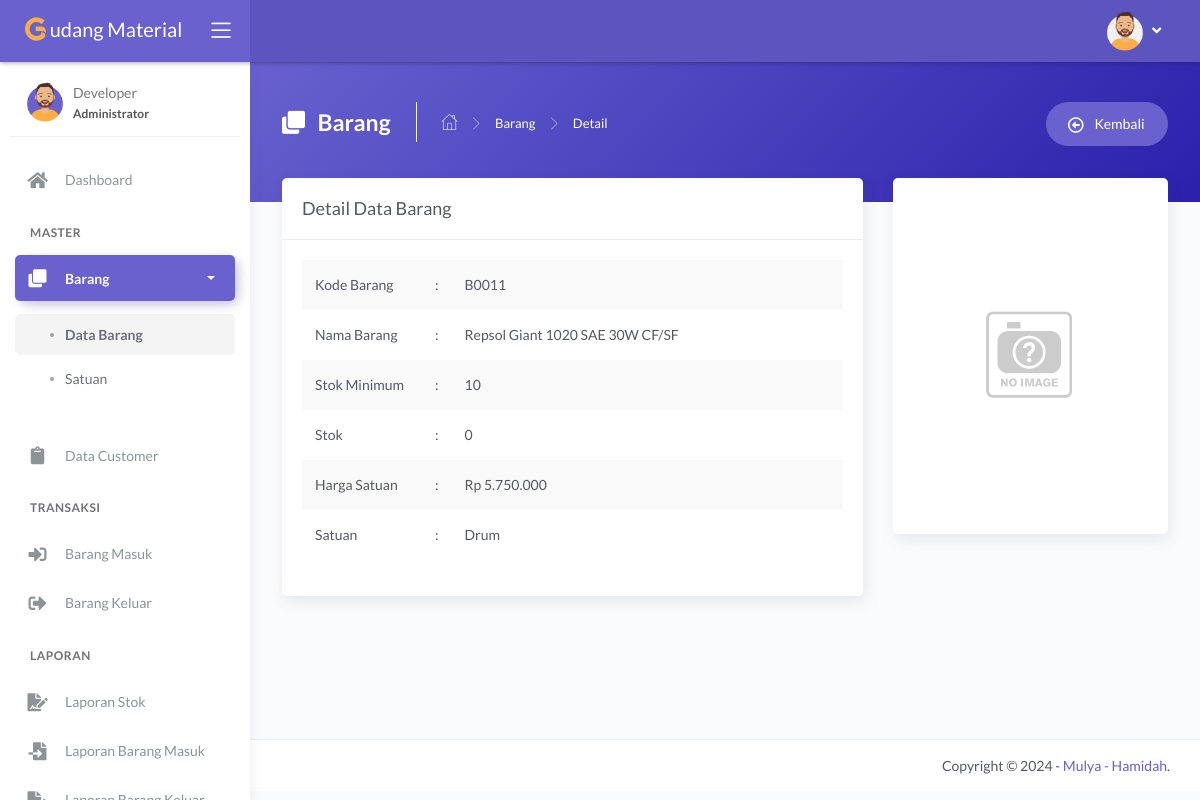
The app's page /main.php?module=tampil_detail_barang&id=B0011 (signed in), older data.
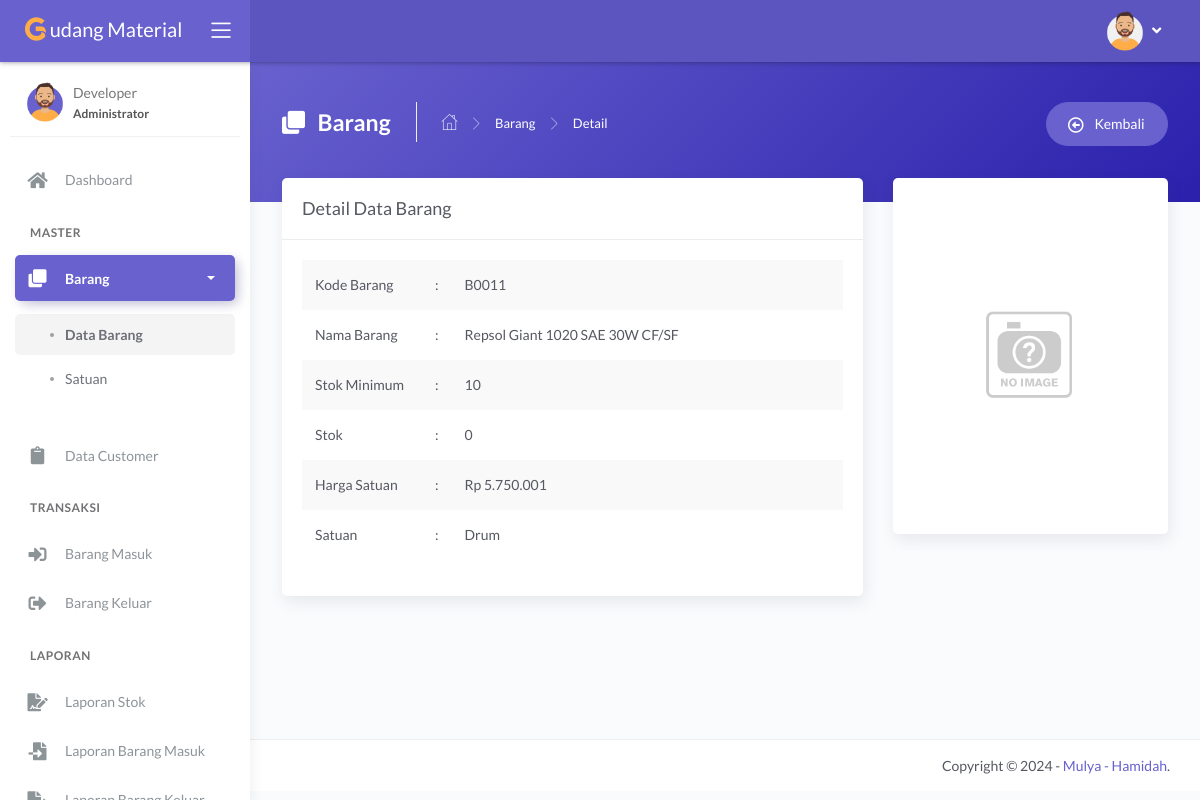
The same page, newer data.
### tables this page shows
CREATE TABLE `tbl_barang` (
  `id_barang` varchar(5) NOT NULL,
  `nama_barang` varchar(100) NOT NULL,
  `stok_minimum` int(11) NOT NULL,
  `stok` int(11) NOT NULL DEFAULT 0,
  `satuan` int(11) NOT NULL,
  `harga` int(11) NOT NULL,
  `foto` varchar(100) DEFAULT NULL
);

CREATE TABLE `tbl_satuan` (
  `id_satuan` int(11) NOT NULL,
  `nama_satuan` varchar(30) NOT NULL
);

### modules/barang/tampil_detail.php (the view)
<?php
if (basename($_SERVER['PHP_SELF']) === basename(__FILE__)) {
  header('location: 404.html');
}
else {
  if (isset($_GET['id'])) {
    $id_barang = $_GET['id'];
    $query = mysqli_query($mysqli, "SELECT a.id_barang, a.nama_barang, a.stok_minimum, a.stok, a.harga, a.satuan, a.foto, c.nama_satuan
                                    FROM tbl_barang as a INNER JOIN tbl_satuan as c
                                    ON a.satuan=c.id_satuan
                                    WHERE a.id_barang='$id_barang'")
                                    or die('Ada kesalahan pada query tampil data : ' . mysqli_error($mysqli));
    $data = mysqli_fetch_assoc($query);
  }
?>
  <div class="panel-header bg-secondary-gradient">
    <div class="page-inner py-45">
      <div class="d-flex align-items-left align-items-md-top flex-column flex-md-row">
        <div class="page-header text-white">
          <h4 class="page-title text-white"><i class="fas fa-clone mr-2"></i> Barang</h4>
          <ul class="breadcrumbs">
            <li class="nav-home"><a href="?module=dashboard"><i class="flaticon-home text-white"></i></a></li>
            <li class="separator"><i class="flaticon-right-arrow"></i></li>
            <li class="nav-item"><a href="?module=barang" class="text-white">Barang</a></li>
            <li class="separator"><i class="flaticon-right-arrow"></i></li>
            <li class="nav-item"><a>Detail</a></li>
          </ul>
        </div>
        <div class="ml-md-auto py-2 py-md-0">
          <a href="?module=barang" class="btn btn-secondary btn-round">
            <span class="btn-label"><i class="far fa-arrow-alt-circle-left mr-2"></i></span> Kembali
          </a>
        </div>
      </div>
    </div>
  </div>
  <div class="page-inner mt--5">
    <div class="row">
      <div class="col-md-8">
        <div class="card">
          <div class="card-header">
            <div class="card-title">Detail Data Barang</div>
          </div>
          <div class="card-body">
            <table class="table table-striped">
              <tr>
                <td width="120">Kode Barang</td>
                <td width="10">:</td>
                <td><?php echo $data['id_barang']; ?></td>
              </tr>
              <tr>
                <td>Nama Barang</td>
                <td>:</td>
                <td><?php echo $data['nama_barang']; ?></td>
              </tr>
              <tr>
                <td>Stok Minimum</td>
                <td>:</td>
                <td><?php echo $data['stok_minimum']; ?></td>
              </tr>
              <tr>
                <td>Stok</td>
                <td>:</td>
                <td><?php echo $data['stok']; ?></td>
              </tr>
              <tr>
                <td>Harga Satuan</td>
                <td>:</td>
                <td><?php echo 'Rp ' . number_format($data['harga'],0,'.','.');?></td>
              </tr>
              <tr>
                <td>Satuan</td>
                <td>:</td>
                <td><?php echo $data['nama_satuan']; ?></td>
              </tr>
            </table>
          </div>
        </div>
      </div>
      <div class="col-md-4">
        <div class="card">
          <div class="card-body text-center">
            <?php
            if (is_null($data['foto'])) { ?>
              <img style="max-height:375px" src="images/no_image.png" class="img-fluid" alt="Foto Barang">
            <?php
            }
            else { ?>
              <img style="max-height:375px" src="images/<?php echo $data['foto']; ?>" class="img-fluid" alt="Foto Barang">
            <?php } ?>
          </div>
        </div>
      </div>
    </div>
  </div>
<?php } ?>

Row changes from the older to the newer data that the page shows:
changed tbl_barang "Repsol Giant 1020 SAE 30W CF/SF": harga "5.750.000" → "5.750.001"
